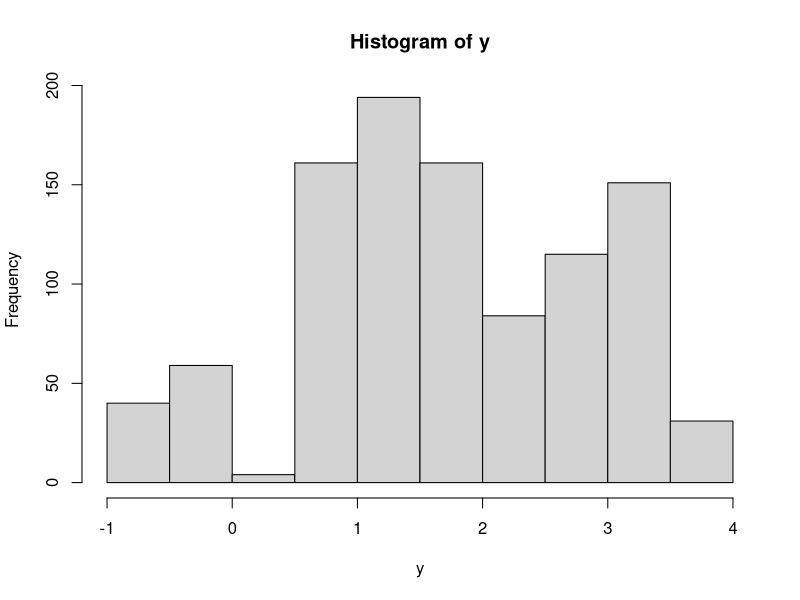
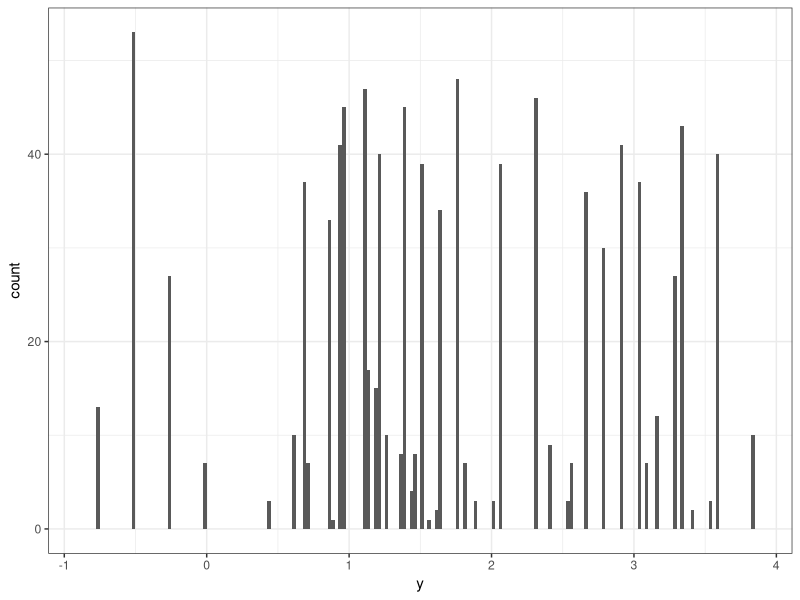

Source code (R) for these figures, in order:
#Author: Brian D. Gerber

#Created 1/21/2022

#Purpose: To evaluate using a two-stage model fitting process on a simple model, as done
#in McCaslin, HM, AB Feuka, and MB Hooten. (2020) "Hierarchical computing for hierarchical models in ecology." Methods in Ecology and Evolution.

#Clear Working Space and setup environment
  rm(list=ls())
  library(ggplot2)

#How many samples per group?
  n=100

#How many groups, such that there will be J beta estimates
  J=10

#Population Mean and sd of all beta's
  mu.beta=2
  sigma.beta=1

#Sample beta j
  set.seed(45345)
  beta=rnorm(J,mu.beta,sigma.beta)
  sigma.y=0.2
#Simulate Data
y=NULL
for(i in 1:J){y=c(y,rnorm(n,beta[i],sigma.y))}

#look at data
length(y)
hist(y)

#Create identifier for each group
x.cov=rep(1:J,each=n)

nobs=length(y)

data.plot=data.frame(y,x.cov)
colnames(data.plot)

ggplot(data.plot,aes(x=y,group=x.cov))+
  geom_histogram(position="dodge",binwidth=0.25)+theme_bw()

#output data
data.jags=list(nobs=nobs,x.cov=x.cov,J=J,y=y,
               beta=beta,mu.beta=mu.beta,sigma.y=sigma.y,sigma.beta=sigma.beta)

save(data.jags,file="data.jags")
